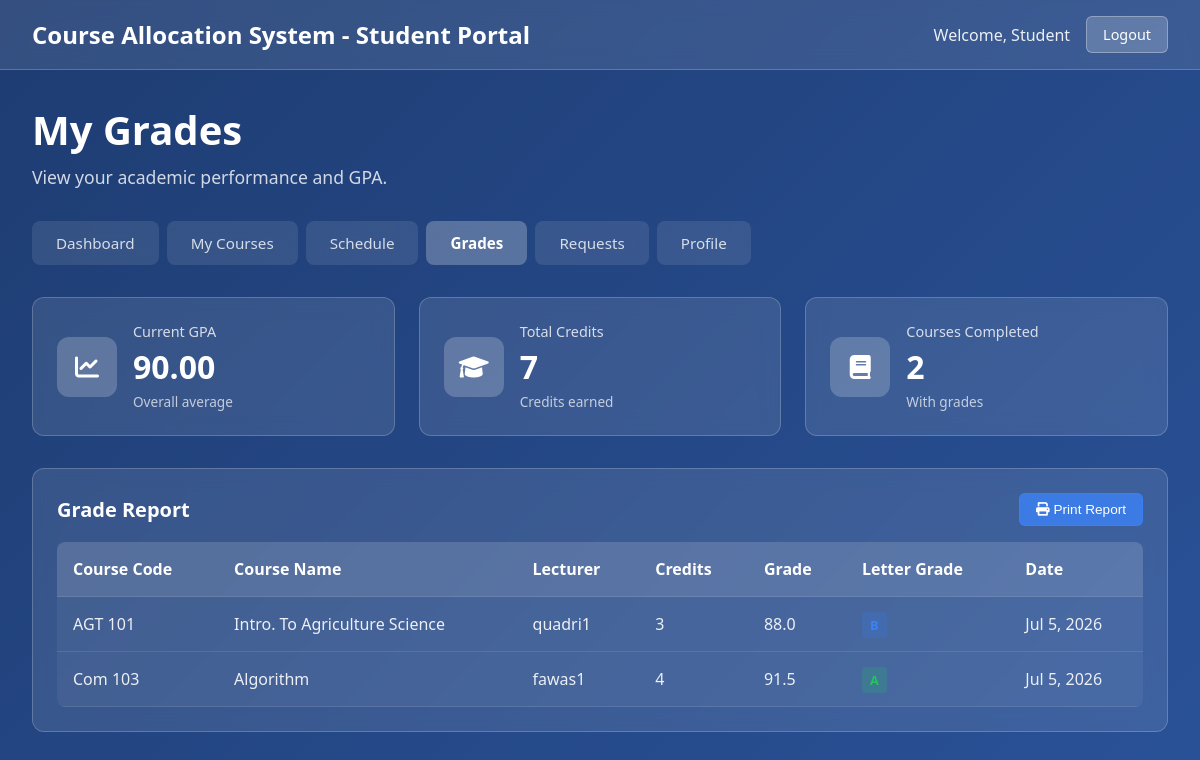
The app's page /student/grades.php (signed in) with its own data.
### tables this page shows
CREATE TABLE `grades` (
  `id` int(11) NOT NULL,
  `student_id` int(11) NOT NULL,
  `course_id` int(11) NOT NULL,
  `grade` decimal(5,2) NOT NULL,
  `grade_type` enum('midterm','final','assignment','quiz') DEFAULT 'final',
  `comments` text DEFAULT NULL,
  `created_at` timestamp NOT NULL DEFAULT current_timestamp()
);

CREATE TABLE `courses` (
  `id` int(11) NOT NULL,
  `course_code` varchar(20) NOT NULL,
  `course_name` varchar(200) NOT NULL,
  `description` text DEFAULT NULL,
  `credits` int(11) NOT NULL DEFAULT 3,
  `department` varchar(100) NOT NULL,
  `lecturer_id` int(11) NOT NULL,
  `semester` varchar(20) NOT NULL,
  `year` int(11) NOT NULL,
  `max_students` int(11) DEFAULT 50,
  `status` enum('active','inactive') DEFAULT 'active',
  `created_at` timestamp NOT NULL DEFAULT current_timestamp(),
  `updated_at` timestamp NOT NULL DEFAULT current_timestamp() ON UPDATE current_timestamp()
);

CREATE TABLE `lecturers` (
  `id` int(11) NOT NULL,
  `lecturer_id` varchar(20) NOT NULL,
  `username` varchar(100) NOT NULL,
  `email` varchar(100) NOT NULL,
  `password` varchar(255) NOT NULL,
  `first_name` varchar(50) NOT NULL,
  `last_name` varchar(50) NOT NULL,
  `phone` varchar(20) DEFAULT NULL,
  `department` varchar(100) DEFAULT NULL,
  `status` enum('active','inactive') DEFAULT 'active',
  `created_at` timestamp NOT NULL DEFAULT current_timestamp(),
  `updated_at` timestamp NOT NULL DEFAULT current_timestamp() ON UPDATE current_timestamp()
);

### student/grades.php (the view, shortened to what this page needs)
<?php
$db = new Database();
$pdo = $db->getConnection();
$student_id = $_SESSION['student_id'];
$grades_query = "
    SELECT
        g.*,
        c.course_name AS course_name,
        c.course_code AS course_code,
        c.credits,
        l.username AS lecturer_name
    FROM grades g
    JOIN courses c ON g.course_id = c.id
    LEFT JOIN course_allocations ca ON ca.course_id = c.id
    LEFT JOIN lecturers l ON ca.lecturer_id = l.id
    WHERE g.student_id = ?
";
$stmt = $pdo->prepare($grades_query);
$stmt->execute([$student_id]);
$grades = $stmt->fetchAll();
$total_points = 0;
$total_credits = 0;
foreach ($grades as $grade) {
    $total_points += $grade['grade'] * $grade['credits'];
    $total_credits += $grade['credits'];
}
$gpa = $total_credits > 0 ? $total_points / $total_credits : 0;
function getLetterGrade($grade) {
    if ($grade >= 90) return 'A';
    if ($grade >= 80) return 'B';
    return 'F';
}
function getGradeClass($grade) {
    if ($grade >= 90) return 'grade-a';
    if ($grade >= 80) return 'grade-b';
    return 'grade-f';
}
?>
<!DOCTYPE html>
<html lang="en">
<head>
    <link rel="stylesheet" href="assets/css/student-styles.css">
    <link href="https://cdnjs.cloudflare.com/ajax/libs/font-awesome/6.0.0/css/all.min.css" rel="stylesheet">
</head>
<body>
    <header class="header">
        <div class="header-content">
            <h1 class="system-title">Course Allocation System - Student Portal</h1>
            <div class="user-info">
                <span class="welcome-text">Welcome, <?php echo htmlspecialchars($_SESSION['student_name'] ?? 'Student'); ?></span>
                <a href="logout.php" class="logout-btn">Logout</a>
            </div>
        </div>
    </header>
    <main class="main-content">
        <div class="dashboard-header">
            <h2 class="dashboard-title">My Grades</h2>
            <p class="dashboard-subtitle">View your academic performance and GPA.</p>
        </div>
        <nav class="nav-tabs">
            <a href="student-dashboard.php" class="nav-tab">Dashboard</a>
            <a href="my-courses.php" class="nav-tab">My Courses</a>
            <a href="schedule.php" class="nav-tab">Schedule</a>
            <a href="grades.php" class="nav-tab active">Grades</a>
            <a href="requests.php" class="nav-tab">Requests</a>
            <a href="profile.php" class="nav-tab">Profile</a>
        </nav>
        <div class="dashboard-content">
            <div class="stats-grid">
                <div class="stat-card">
                    <div class="stat-icon">
                        <i class="fas fa-chart-line"></i>
                    </div>
                    <div class="stat-info">
                        <h3 class="stat-title">Current GPA</h3>
                        <div class="stat-number"><?php echo number_format($gpa, 2); ?></div>
                        <p class="stat-description">Overall average</p>
                    </div>
                </div>
                <div class="stat-card">
                    <div class="stat-icon">
                        <i class="fas fa-graduation-cap"></i>
                    </div>
                    <div class="stat-info">
                        <h3 class="stat-title">Total Credits</h3>
                        <div class="stat-number"><?php echo $total_credits; ?></div>
                        <p class="stat-description">Credits earned</p>
                    </div>
                </div>
                <div class="stat-card">
                    <div class="stat-icon">
                        <i class="fas fa-book"></i>
                    </div>
                    <div class="stat-info">
                        <h3 class="stat-title">Courses Completed</h3>
                        <div class="stat-number"><?php echo count($grades); ?></div>
                        <p class="stat-description">With grades</p>
                    </div>
                </div>
            </div>
            <div class="content-section full-width">
                <div class="section-header">
                    <h3 class="section-title">Grade Report</h3>
                    <button class="btn btn-primary" onclick="printGrades()">
                        <i class="fas fa-print"></i> Print Report
                    </button>
                </div>
                <div class="grades-table-container">
                    <table class="grades-table">
                        <thead>
                            <tr>
                                <th>Course Code</th>
                                <th>Course Name</th>
                                <th>Lecturer</th>
                                <th>Credits</th>
                                <th>Grade</th>
                                <th>Letter Grade</th>
                                <th>Date</th>
                            </tr>
                        </thead>
                        <tbody>
                            <?php if (empty($grades)): ?>
                                <tr>
                                    <td colspan="7" class="no-data">No grades available yet.</td>
                                </tr>
                            <?php else: ?>
                                <?php foreach ($grades as $grade): ?>
                                    <tr>
                                        <td><?php echo htmlspecialchars($grade['course_code']); ?></td>
                                        <td><?php echo htmlspecialchars($grade['course_name']); ?></td>
                                        <td><?php echo htmlspecialchars($grade['lecturer_name']); ?></td>
                                        <td><?php echo $grade['credits']; ?></td>
                                        <td><?php echo number_format($grade['grade'], 1); ?></td>
                                        <td>
                                            <span class="grade-letter <?php echo getGradeClass($grade['grade']); ?>">
                                                <?php echo getLetterGrade($grade['grade']); ?>
                                            </span>
                                        </td>
                                        <td><?php echo date('M j, Y', strtotime($grade['created_at'])); ?></td>
                                    </tr>
                                <?php endforeach; ?>
                            <?php endif; ?>
                        </tbody>
                    </table>
                </div>
            </div>
        </div>
    </main>
</body>
</html>

### student/assets/css/student-styles.css (style rules this page uses)
* { margin: 0; padding: 0; box-sizing: border-box; }
body { font-family: "Segoe UI", Tahoma, Geneva, Verdana, sans-serif; background: linear-gradient(135deg, #1e3c72 0%, #2a5298 100%); min-height: 100vh; color: white; }
.header { background: rgba(255, 255, 255, 0.1); backdrop-filter: blur(10px); border-bottom: 1px solid rgba(255, 255, 255, 0.2); padding: 1rem 0; }
.header-content { max-width: 1200px; margin: 0 auto; padding: 0 2rem; display: flex; justify-content: space-between; align-items: center; }
.system-title { font-size: 1.5rem; font-weight: 600; color: white; }
.user-info { display: flex; align-items: center; gap: 1rem; }
.welcome-text { font-size: 1rem; color: rgba(255, 255, 255, 0.9); }
.logout-btn { background: rgba(255, 255, 255, 0.2); color: white; border: 1px solid rgba(255, 255, 255, 0.3); padding: 0.5rem 1rem; border-radius: 6px; cursor: pointer; font-size: 0.9rem; transition: all 0.3s ease; text-decoration: none; display: inline-block; }
.main-content { max-width: 1200px; margin: 0 auto; padding: 2rem; }
.dashboard-header { margin-bottom: 2rem; }
.dashboard-title { font-size: 2.5rem; font-weight: 700; margin-bottom: 0.5rem; color: white; }
.dashboard-subtitle { font-size: 1.1rem; color: rgba(255, 255, 255, 0.8); }
.nav-tabs { display: flex; gap: 0.5rem; margin-bottom: 2rem; flex-wrap: wrap; }
.nav-tab { background: rgba(255, 255, 255, 0.1); color: rgba(255, 255, 255, 0.8); border: none; padding: 0.75rem 1.5rem; border-radius: 8px; cursor: pointer; font-size: 0.95rem; transition: all 0.3s ease; backdrop-filter: blur(10px); text-decoration: none; display: inline-block; }
.nav-tab.active { background: rgba(255, 255, 255, 0.25); color: white; font-weight: 600; }
.stats-grid { display: grid; grid-template-columns: repeat(auto-fit, minmax(280px, 1fr)); gap: 1.5rem; margin-bottom: 2rem; }
.stat-card { background: rgba(255, 255, 255, 0.1); backdrop-filter: blur(10px); border: 1px solid rgba(255, 255, 255, 0.2); border-radius: 12px; padding: 1.5rem; display: flex; align-items: center; gap: 1rem; transition: all 0.3s ease; }
.stat-icon { background: rgba(255, 255, 255, 0.2); width: 60px; height: 60px; border-radius: 12px; display: flex; align-items: center; justify-content: center; font-size: 1.5rem; color: white; }
.stat-info { flex: 1; }
.stat-title { font-size: 0.9rem; color: rgba(255, 255, 255, 0.8); margin-bottom: 0.25rem; font-weight: 500; }
.stat-number { font-size: 2rem; font-weight: 700; color: white; margin-bottom: 0.25rem; }
.stat-description { font-size: 0.85rem; color: rgba(255, 255, 255, 0.7); }
.content-section { background: rgba(255, 255, 255, 0.1); backdrop-filter: blur(10px); border: 1px solid rgba(255, 255, 255, 0.2); border-radius: 12px; padding: 1.5rem; }
.content-section.full-width { grid-column: 1 / -1; }
.section-header { display: flex; justify-content: space-between; align-items: center; margin-bottom: 1rem; }
.section-title { font-size: 1.25rem; font-weight: 600; color: white; }
.view-all-btn, .btn { background: rgba(255, 255, 255, 0.2); color: white; border: 1px solid rgba(255, 255, 255, 0.3); padding: 0.5rem 1rem; border-radius: 6px; cursor: pointer; font-size: 0.85rem; transition: all 0.3s ease; text-decoration: none; display: inline-block; }
.btn-primary { background: rgba(59, 130, 246, 0.8); border-color: rgba(59, 130, 246, 0.9); }
.grades-table-container { overflow-x: auto; border-radius: 8px; background: rgba(255, 255, 255, 0.05); }
.grades-table { width: 100%; border-collapse: collapse; }
.grades-table th, .grades-table td { padding: 1rem; text-align: left; border-bottom: 1px solid rgba(255, 255, 255, 0.1); }
.grades-table th { background: rgba(255, 255, 255, 0.1); font-weight: 600; color: white; }
.grades-table td { color: rgba(255, 255, 255, 0.9); }
.grade-letter { padding: 0.25rem 0.5rem; border-radius: 4px; font-weight: 600; font-size: 0.8rem; }
.grade-a { background: rgba(34, 197, 94, 0.2); color: #22c55e; }
.grade-b { background: rgba(59, 130, 246, 0.2); color: #3b82f6; }

### records on screen
grades: course.course_code "AGT 101", course.course_name "Intro. To Agriculture Science", lecturers.username "quadri1", course.credits "3", grade "88.0", created_at "Jul 5, 2026"
grades: course.course_code "Com 103", course.course_name "Algorithm", lecturers.username "fawas1", course.credits "4", grade "91.5", grade "A", created_at "Jul 5, 2026"

### other values on screen
$_SESSION['student_name'] "Student"
$gpa "90.00"
$total_credits "7"
count($grades) "2"
